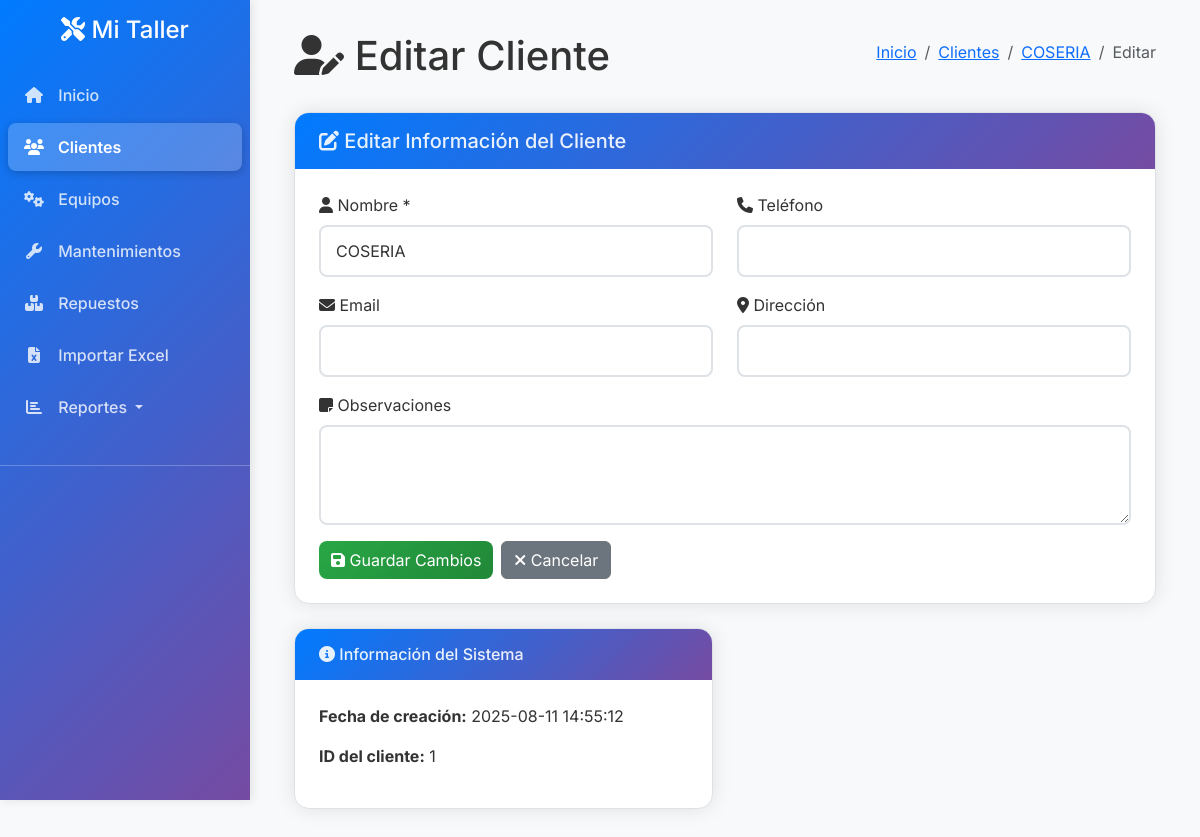
/clientes/1/editar, run on the app's committed database.
### tables this page shows
CREATE TABLE clientes (
            id INTEGER PRIMARY KEY AUTOINCREMENT,
            nombre TEXT NOT NULL UNIQUE,
            telefono TEXT,
            email TEXT,
            direccion TEXT,
            observaciones TEXT,
            fecha_creacion TIMESTAMP DEFAULT CURRENT_TIMESTAMP
        , usuario_creacion INTEGER REFERENCES usuarios(id), usuario_modificacion INTEGER REFERENCES usuarios(id));

### app.py (the view, shortened to what this page needs)
@app.route('/clientes/<int:id>/editar', methods=['GET', 'POST'])
def editar_cliente(id):
    conn = get_db_connection()
    cliente = conn.execute('SELECT * FROM clientes WHERE id = ?', (id,)).fetchone()
    if not cliente:
        flash('Cliente no encontrado', 'error')
        return redirect(url_for('clientes'))
    conn.close()
    return render_template('editar_cliente.html', cliente=cliente)

### app.py (called while the page is built, shortened)
def get_db_connection():
    try:
        conn = sqlite3.connect(DATABASE, timeout=30.0)
        conn.row_factory = sqlite3.Row
        conn.execute('PRAGMA foreign_keys = ON')
        conn.execute('PRAGMA journal_mode = WAL')
        conn.execute('PRAGMA synchronous = NORMAL')
        conn.execute('PRAGMA cache_size = 10000')
        conn.execute('PRAGMA temp_store = MEMORY')
        conn.execute('PRAGMA mmap_size = 268435456')  # 256MB
        return conn
    except Exception as e:
        logging.error(f"Error conectando a la base de datos: {str(e)}")
        raise

@app.before_request
def load_user():
    g.user = None

### templates/editar_cliente.html (shortened to what this page needs)
{% extends "base.html" %}
{% block content %}
<div class="container-fluid">
    <div class="row">
        <div class="col-12">
            <div class="d-flex justify-content-between align-items-center mb-4">
                <h1><i class="fas fa-user-edit"></i> Editar Cliente</h1>
                <nav aria-label="breadcrumb">
                    <ol class="breadcrumb">
                        <li class="breadcrumb-item"><a href="{{ url_for('index') }}">Inicio</a></li>
                        <li class="breadcrumb-item"><a href="{{ url_for('clientes') }}">Clientes</a></li>
                        <li class="breadcrumb-item"><a href="{{ url_for('ver_cliente', id=cliente.id) }}">{{ cliente.nombre }}</a></li>
                        <li class="breadcrumb-item active">Editar</li>
                    </ol>
                </nav>
            </div>
            <div class="card">
                <div class="card-header">
                    <h5 class="card-title mb-0">
                        <i class="fas fa-edit"></i> Editar Información del Cliente
                    </h5>
                </div>
                <div class="card-body">
                    <form method="POST">
                        <div class="row">
                            <div class="col-md-6">
                                <div class="mb-3">
                                    <label for="nombre" class="form-label">
                                        <i class="fas fa-user"></i> Nombre *
                                    </label>
                                    <input type="text" class="form-control" id="nombre" name="nombre"
                                           value="{{ cliente.nombre }}" required>
                                </div>
                            </div>
                            <div class="col-md-6">
                                <div class="mb-3">
                                    <label for="telefono" class="form-label">
                                        <i class="fas fa-phone"></i> Teléfono
                                    </label>
                                    <input type="text" class="form-control" id="telefono" name="telefono"
                                           value="{{ cliente.telefono or '' }}">
                                </div>
                            </div>
                        </div>
                        <div class="row">
                            <div class="col-md-6">
                                <div class="mb-3">
                                    <label for="email" class="form-label">
                                        <i class="fas fa-envelope"></i> Email
                                    </label>
                                    <input type="email" class="form-control" id="email" name="email"
                                           value="{{ cliente.email or '' }}">
                                </div>
                            </div>
                            <div class="col-md-6">
                                <div class="mb-3">
                                    <label for="direccion" class="form-label">
                                        <i class="fas fa-map-marker-alt"></i> Dirección
                                    </label>
                                    <input type="text" class="form-control" id="direccion" name="direccion"
                                           value="{{ cliente.direccion or '' }}">
                                </div>
                            </div>
                        </div>
                        <div class="mb-3">
                            <label for="observaciones" class="form-label">
                                <i class="fas fa-sticky-note"></i> Observaciones
                            </label>
                            <textarea class="form-control" id="observaciones" name="observaciones"
                                      rows="3">{{ cliente.observaciones or '' }}</textarea>
                        </div>
                        <div class="d-flex gap-2">
                            <button type="submit" class="btn btn-success">
                                <i class="fas fa-save"></i> Guardar Cambios
                            </button>
                            <a href="{{ url_for('ver_cliente', id=cliente.id) }}" class="btn btn-secondary">
                                <i class="fas fa-times"></i> Cancelar
                            </a>
                        </div>
                    </form>
                </div>
            </div>
            <div class="row mt-4">
                <div class="col-md-6">
                    <div class="card">
                        <div class="card-header">
                            <h6 class="card-title mb-0">
                                <i class="fas fa-info-circle"></i> Información del Sistema
                            </h6>
                        </div>
                        <div class="card-body">
                            <p><strong>Fecha de creación:</strong> {{ cliente.fecha_creacion }}</p>
                            <p><strong>ID del cliente:</strong> {{ cliente.id }}</p>
                        </div>
                    </div>
                </div>
            </div>
        </div>
    </div>
</div>
{% endblock %}

### static/css/themes.css (style rules this page uses)
:root { --color-primary: #007bff; --color-secondary: #6c757d; --color-success: #28a745; --color-danger: #dc3545; --color-warning: #ffc107; --color-info: #17a2b8; --bg-primary: #ffffff; --bg-secondary: #f8f9fa; --bg-tertiary: #e9ecef; --bg-card: var(--bg-primary); --bg-accent: linear-gradient(135deg, var(--color-primary) 0%, #764ba2 100%); --bg-body: var(--bg-secondary); --text-primary: #333333; --text-secondary: #6c757d; --text-muted: #6c757d; --text-light: rgba(255,255,255,0.9); --text-white: #ffffff; --border-color: #dee2e6; --border-light: rgba(0,0,0,0.125); --border-radius: 0.375rem; --success: var(--color-success); --warning: var(--color-warning); --danger: var(--color-danger); --info: var(--color-info); --sidebar-bg: var(--bg-accent); --sidebar-text: rgba(255,255,255,0.8); --sidebar-text-hover: #ffffff; --sidebar-active: rgba(255,255,255,0.2); --shadow: 0 0 20px rgba(0,0,0,0.1); --shadow-hover: 0 5px 25px rgba(0,0,0,0.15); --shadow-lg: 0 10px 40px rgba(0,0,0,0.15); --transition-fast: 0.2s ease; --transition-normal: 0.3s ease; --transition-slow: 0.5s ease; }
body { background-color: var(--bg-body) !important; color: var(--text-primary) !important; transition: all var(--transition-normal); font-family: 'Segoe UI', Tahoma, Geneva, Verdana, sans-serif; }
.card { background-color: var(--bg-card) !important; border-color: var(--border-color) !important; color: var(--text-primary) !important; }
.card-header { background-color: var(--bg-secondary) !important; border-color: var(--border-color) !important; color: var(--text-primary) !important; }
.btn-secondary { background-color: var(--color-secondary) !important; border-color: var(--color-secondary) !important; }
.btn-success { background-color: var(--color-success) !important; border-color: var(--color-success) !important; }
.form-control { background-color: var(--bg-card) !important; border-color: var(--border-color) !important; color: var(--text-primary) !important; }
.card { background-color: var(--bg-primary) !important; border: 1px solid var(--border-color) !important; border-radius: 15px !important; box-shadow: var(--shadow) !important; transition: all var(--transition-normal); overflow: hidden; }
.card-header { background: var(--bg-accent) !important; color: var(--text-light) !important; border-bottom: none !important; font-weight: 600; padding: 1rem 1.5rem; }
.card-body { padding: 1.5rem; }
.btn-success { background: linear-gradient(135deg, var(--success) 0%, #218838 100%) !important; border: none !important; border-radius: 8px !important; }
.form-control { background-color: var(--bg-primary) !important; border: 2px solid var(--border-color) !important; color: var(--text-primary) !important; border-radius: 8px !important; transition: all var(--transition-fast); padding: 12px 15px; }

### templates/base.html (style rules this page uses)
body, .sidebar { font-family: 'Inter', 'Segoe UI', Tahoma, Geneva, Verdana, sans-serif !important; }

### data on the page
clientes: nombre "COSERIA", fecha_creacion "2025-08-11 14:55:12", id "1"
